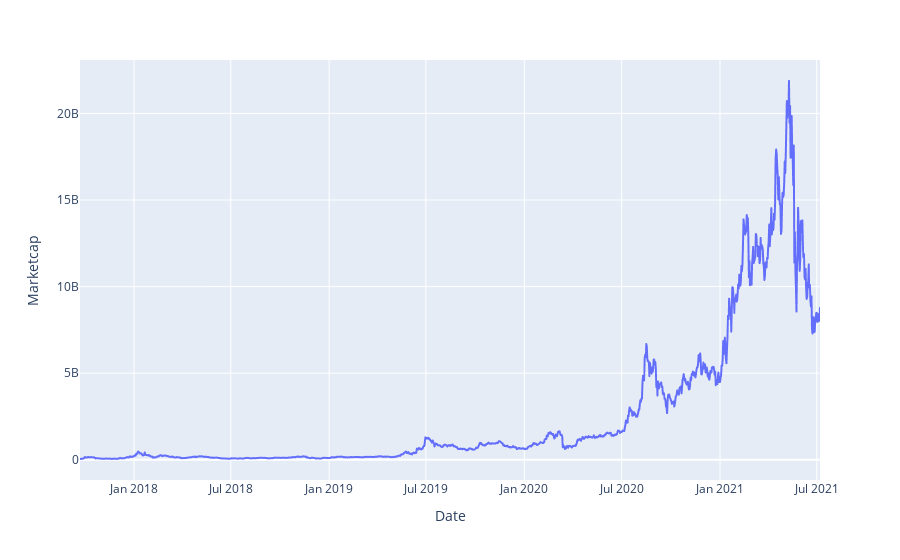

The cell this chart's notebook holds for it:
### Code cell
fig = px.line(data, x='Date', y="Marketcap")
fig.show();

### Figure 1 — Plotly figure (JSON) as saved in the notebook; plotly's stock layout.template omitted (floating-point values rounded to 4 significant figures; data arrays with more than 128 entries replaced by an {"elided": "..."} marker saying what was removed)
{"data": [{"hovertemplate": "Date=%{x}<br>Marketcap=%{y}<extra></extra>", "legendgroup": "", "line": {"color": "#636efa", "dash": "solid"}, "marker": {"symbol": "circle"}, "mode": "lines", "name": "", "showlegend": false, "x": {"elided": "1385 str values"}, "xaxis": "x", "y": {"elided": "1385 float values"}, "yaxis": "y", "type": "scattergl"}], "layout": {"xaxis": {"anchor": "y", "domain": [0, 1], "title": {"text": "Date"}}, "yaxis": {"anchor": "x", "domain": [0, 1], "title": {"text": "Marketcap"}}, "legend": {"tracegroupgap": 0}, "margin": {"t": 60}}}
